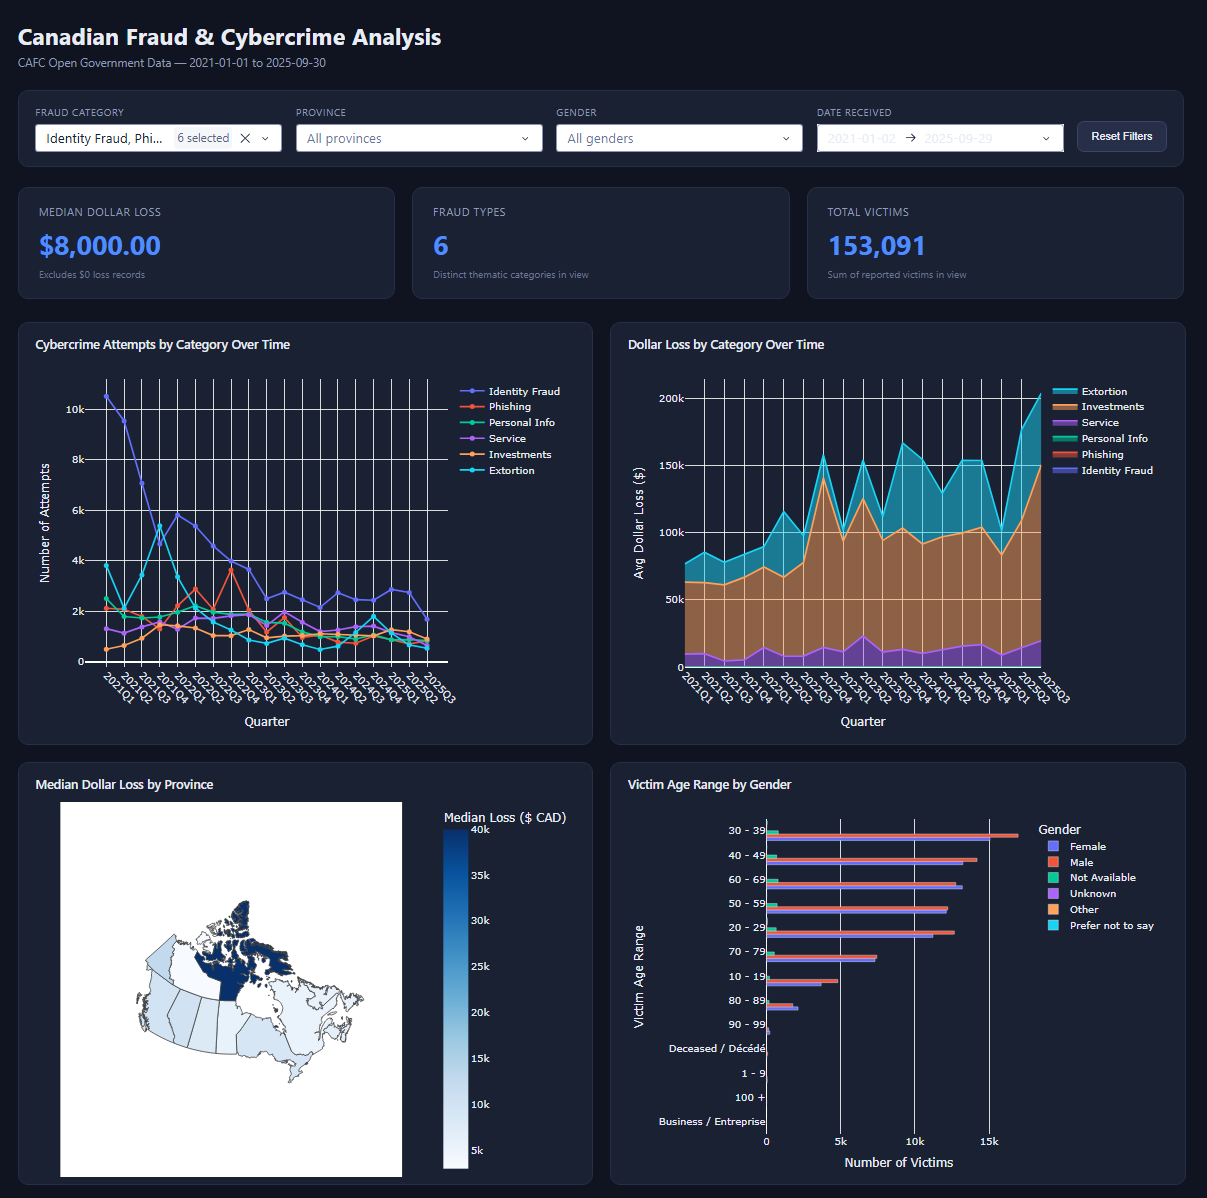

Write Python code to recreate this figure.
"""
Canadian Fraud and Cybercrime Analysis Dashboard

Run with:
    python dashboard.py

Then open http://127.0.0.1:8050 in a browser.

All KPIs and all four charts are driven by one shared filter bar
(Category, Province, Gender, Date Range) — changing any filter recomputes
every KPI and every chart against the same filtered slice of data.
"""

import json
import urllib.request

import pandas as pd
import plotly.express as px
import plotly.graph_objects as go
from dash import Dash, dcc, html, Input, Output

# ---------------------------------------------------------------------------
# Data loading & cleaning (mirrors analysis.ipynb)
# ---------------------------------------------------------------------------

CSV_PATH = "cafc-open-gouv-database-2021-01-01-to-2025-09-30-extracted-2025-10-01.csv"

data = pd.read_csv(CSV_PATH)

data.columns = [
    "Number ID", "Date Received",
    "Complaint Received Type", "Country", "Province",
    "Fraud and Cybercrime Thematic Categories", "Solicitation Method",
    "Gender", "Language of Correspondence",
    "Victim Age Range", "Complaint Type",
    "Number of Victims",
    "Dollar Loss",
]

data["Date Received"] = pd.to_datetime(data["Date Received"])
data["Victim Age Range"] = data["Victim Age Range"].str.strip("'")
data["Dollar Loss"] = (
    data["Dollar Loss"].astype(str).str.strip("$").str.replace(",", "").astype(float)
)

data["Country"].replace({
    "Bolivia, Plurinational State of": "Bolivia",
    "Congo, The Democratic Republic of the": "Congo",
    "France, Metropolitan": "France",
    "Iran, Islamic Republic of": "Iran",
    "Korea, Republic of": "South Korea",
    "Macedonia, The Former Yugoslav Republic of": "Macedonia",
    "Palestinian Territory, Occupied": "Palestinian",
    "Taiwan, Province of China": "Taiwan",
    "Tanzania, United Republic of": "Tanzania",
    "United States Minor Outlying Islands": "Others",
    "Not Specified": "Others",
    "Unknown": "Others",
    "Venezuela, Bolivarian Republic of": "Venezuela",
    "Viet Nam": "Vietnam",
    "Virgin Islands, British": "British Virgin Islands",
}, inplace=True)

data["Province"].replace("Not Specified", "Others", inplace=True)

# Fix two known mis-tagged US records (see analysis.ipynb)
mis_tagged_idx = data[
    (data["Country"] == "Canada")
    & (data["Province"].isin(["California", "Northern Mariana Islands"]))
].index
data.loc[mis_tagged_idx, "Country"] = "United States"

data["Quarter Date Received"] = data["Date Received"].dt.to_period("q").astype(str)

CATEGORY_COL = "Fraud and Cybercrime Thematic Categories"

CANADA_ZIP_MAP = {
    "Ontario": "ON", "Quebec": "QC", "Nova Scotia": "NS", "New Brunswick": "NB",
    "Manitoba": "MB", "British Columbia": "BC", "Prince Edward Island": "PE",
    "Saskatchewan": "SK", "Alberta": "AB", "Newfoundland And Labrador": "NL",
    "North West Territories": "NT", "Yukon": "YT", "Nunavut": "NU",
}
GEO_NAME_FIX = {
    "North West Territories": "Northwest Territories",
    "Yukon": "Yukon Territory",
    "Newfoundland And Labrador": "Newfoundland and Labrador",
}

GEOJSON_URL = (
    "https://raw.githubusercontent.com/codeforamerica/click_that_hood/"
    "master/public/data/canada.geojson"
)
try:
    with urllib.request.urlopen(GEOJSON_URL, timeout=10) as response:
        canada_geojson = json.loads(response.read().decode())
except Exception:
    canada_geojson = None

# ---------------------------------------------------------------------------
# Filter options / defaults
# ---------------------------------------------------------------------------

category_options = data[CATEGORY_COL].value_counts().index.tolist()
default_categories = category_options[:5]

province_options = list(CANADA_ZIP_MAP.keys()) + ["Others"]

gender_options = sorted(data["Gender"].dropna().unique().tolist())

min_date = data["Date Received"].min().date()
max_date = data["Date Received"].max().date()

# ---------------------------------------------------------------------------
# Filtering helper — every KPI and every chart reads from this
# ---------------------------------------------------------------------------


def filter_data(categories, provinces, genders, start_date, end_date):
    df = data
    if start_date:
        df = df[df["Date Received"] >= pd.to_datetime(start_date)]
    if end_date:
        df = df[df["Date Received"] <= pd.to_datetime(end_date)]
    if categories:
        df = df[df[CATEGORY_COL].isin(categories)]
    if provinces:
        df = df[df["Province"].isin(provinces)]
    if genders:
        df = df[df["Gender"].isin(genders)]
    return df


# ---------------------------------------------------------------------------
# Dash app
# ---------------------------------------------------------------------------

app = Dash(__name__)
app.title = "Canadian Fraud & Cybercrime Dashboard"
server = app.server

COLORS = {
    "bg": "#0f1420",
    "panel": "#1a2133",
    "text": "#e8ecf5",
    "muted": "#8f9bb3",
    "accent": "#4f8dff",
}

BASE_LAYOUT = dict(
    paper_bgcolor=COLORS["panel"],
    plot_bgcolor=COLORS["panel"],
    font_color=COLORS["text"],
    margin=dict(l=40, r=20, t=20, b=40),
    legend=dict(bgcolor="rgba(0,0,0,0)"),
)


def kpi_card(title, value_id, subtitle=None):
    children = [
        html.Div(title, className="kpi-title"),
        html.Div(id=value_id, className="kpi-value"),
    ]
    if subtitle:
        children.append(html.Div(subtitle, className="kpi-subtitle"))
    return html.Div(children, className="kpi-card")


def empty_figure(message):
    fig = go.Figure()
    fig.update_layout(
        **BASE_LAYOUT,
        xaxis={"visible": False},
        yaxis={"visible": False},
        annotations=[dict(text=message, showarrow=False, font=dict(color=COLORS["muted"]))],
    )
    return fig


# ---------------------------------------------------------------------------
# Layout
# ---------------------------------------------------------------------------

app.layout = html.Div(
    className="app-container",
    children=[
        html.Div(
            className="header",
            children=[
                html.H1("Canadian Fraud & Cybercrime Analysis"),
                html.P("CAFC Open Government Data — 2021-01-01 to 2025-09-30"),
            ],
        ),
        html.Div(
            className="filter-bar",
            children=[
                html.Div(
                    className="filter-control",
                    children=[
                        html.Label("Fraud Category"),
                        dcc.Dropdown(
                            id="category-filter",
                            options=[{"label": c, "value": c} for c in category_options],
                            value=default_categories,
                            multi=True,
                            placeholder="All categories",
                            className="dropdown",
                        ),
                    ],
                ),
                html.Div(
                    className="filter-control",
                    children=[
                        html.Label("Province"),
                        dcc.Dropdown(
                            id="province-filter",
                            options=[{"label": p, "value": p} for p in province_options],
                            value=[],
                            multi=True,
                            placeholder="All provinces",
                            className="dropdown",
                        ),
                    ],
                ),
                html.Div(
                    className="filter-control",
                    children=[
                        html.Label("Gender"),
                        dcc.Dropdown(
                            id="gender-filter",
                            options=[{"label": g, "value": g} for g in gender_options],
                            value=[],
                            multi=True,
                            placeholder="All genders",
                            className="dropdown",
                        ),
                    ],
                ),
                html.Div(
                    className="filter-control",
                    children=[
                        html.Label("Date Received"),
                        dcc.DatePickerRange(
                            id="date-filter",
                            min_date_allowed=min_date,
                            max_date_allowed=max_date,
                            start_date=min_date,
                            end_date=max_date,
                            display_format="YYYY-MM-DD",
                        ),
                    ],
                ),
                html.Button("Reset Filters", id="reset-filters", n_clicks=0, className="reset-btn"),
            ],
        ),
        html.Div(
            className="kpi-row",
            children=[
                kpi_card("Median Dollar Loss", "kpi-median-loss", "Excludes $0 loss records"),
                kpi_card("Fraud Types", "kpi-fraud-types", "Distinct thematic categories in view"),
                kpi_card("Total Victims", "kpi-total-victims", "Sum of reported victims in view"),
            ],
        ),
        html.Div(
            className="grid-2x2",
            children=[
                html.Div(
                    className="panel",
                    children=[
                        html.H3("Cybercrime Attempts by Category Over Time"),
                        dcc.Graph(id="attempts-over-time", config={"displayModeBar": False}),
                    ],
                ),
                html.Div(
                    className="panel",
                    children=[
                        html.H3("Dollar Loss by Category Over Time"),
                        dcc.Graph(id="stacked-area-loss", config={"displayModeBar": False}),
                    ],
                ),
                html.Div(
                    className="panel",
                    children=[
                        html.H3("Median Dollar Loss by Province"),
                        dcc.Graph(id="province-map", config={"displayModeBar": False}),
                    ],
                ),
                html.Div(
                    className="panel",
                    children=[
                        html.H3("Victim Age Range by Gender"),
                        dcc.Graph(id="age-gender-plot", config={"displayModeBar": False}),
                    ],
                ),
            ],
        ),
    ],
)


# ---------------------------------------------------------------------------
# Reset button -> clears every filter control
# ---------------------------------------------------------------------------

@app.callback(
    Output("category-filter", "value"),
    Output("province-filter", "value"),
    Output("gender-filter", "value"),
    Output("date-filter", "start_date"),
    Output("date-filter", "end_date"),
    Input("reset-filters", "n_clicks"),
    prevent_initial_call=True,
)
def reset_filters(_):
    return default_categories, [], [], min_date, max_date


# ---------------------------------------------------------------------------
# Main callback — one filtered dataframe feeds every KPI and every chart
# ---------------------------------------------------------------------------

@app.callback(
    Output("kpi-median-loss", "children"),
    Output("kpi-fraud-types", "children"),
    Output("kpi-total-victims", "children"),
    Output("attempts-over-time", "figure"),
    Output("stacked-area-loss", "figure"),
    Output("province-map", "figure"),
    Output("age-gender-plot", "figure"),
    Input("category-filter", "value"),
    Input("province-filter", "value"),
    Input("gender-filter", "value"),
    Input("date-filter", "start_date"),
    Input("date-filter", "end_date"),
)
def update_dashboard(categories, provinces, genders, start_date, end_date):
    df = filter_data(categories, provinces, genders, start_date, end_date)

    # ---- KPIs ----
    nonzero_loss = df.loc[df["Dollar Loss"] != 0, "Dollar Loss"]
    median_loss = nonzero_loss.median() if not nonzero_loss.empty else 0
    fraud_types = df[CATEGORY_COL].nunique()
    total_victims = int(df["Number of Victims"].sum())

    kpi_median = f"${median_loss:,.2f}"
    kpi_types = f"{fraud_types:,}"
    kpi_victims = f"{total_victims:,}"

    if df.empty:
        no_data = empty_figure("No records match the current filters")
        return kpi_median, kpi_types, kpi_victims, no_data, no_data, no_data, no_data

    # ---- Shared time axis (respects the date filter) ----
    quarters_axis = sorted(df["Quarter Date Received"].unique())

    # ---- Attempts by category over time ----
    cats_for_trend = categories if categories else df[CATEGORY_COL].value_counts().nlargest(5).index.tolist()
    fig_attempts = go.Figure()
    for cat in cats_for_trend:
        sub = (
            df[df[CATEGORY_COL] == cat]["Quarter Date Received"]
            .value_counts()
            .reindex(quarters_axis, fill_value=0)
            .sort_index()
        )
        fig_attempts.add_trace(go.Scatter(x=quarters_axis, y=sub.values, mode="lines+markers", name=cat))
    fig_attempts.update_layout(**BASE_LAYOUT, xaxis_title="Quarter", yaxis_title="Number of Attempts")
    fig_attempts.update_xaxes(tickangle=45)

    # ---- Stacked area: dollar loss by category over time ----
    if categories:
        cats_for_area = categories
    else:
        cats_for_area = (
            df[df["Dollar Loss"] != 0].groupby(CATEGORY_COL)["Dollar Loss"].mean().nlargest(5).index.tolist()
        )
    fig_area = go.Figure()
    for cat in cats_for_area:
        sub = (
            df[(df[CATEGORY_COL] == cat) & (df["Dollar Loss"] != 0)]
            .groupby("Quarter Date Received")["Dollar Loss"]
            .mean()
            .reindex(quarters_axis)
            .fillna(0)
        )
        fig_area.add_trace(
            go.Scatter(x=quarters_axis, y=sub.values, mode="lines", stackgroup="one", name=cat)
        )
    fig_area.update_layout(**BASE_LAYOUT, xaxis_title="Quarter", yaxis_title="Avg Dollar Loss ($)")
    fig_area.update_xaxes(tickangle=45)

    # ---- Province choropleth ----
    if canada_geojson is None:
        fig_map = empty_figure("Map data unavailable (no internet access)")
    else:
        canada_df = df[(df["Country"] == "Canada") & (df["Province"].isin(CANADA_ZIP_MAP.keys()))]
        loss_by_province = (
            canada_df[canada_df["Dollar Loss"] != 0].groupby("Province")["Dollar Loss"].median()
        )
        province_summary = pd.DataFrame({"Province": list(CANADA_ZIP_MAP.keys())})
        province_summary["Dollar Loss"] = province_summary["Province"].map(loss_by_province).fillna(0)
        province_summary["Abbreviation"] = province_summary["Province"].map(CANADA_ZIP_MAP)
        province_summary["Formatted Loss"] = province_summary["Dollar Loss"].apply(lambda x: f"${x:,.2f}")
        province_summary["GeoName"] = province_summary["Province"].replace(GEO_NAME_FIX)

        fig_map = px.choropleth(
            province_summary,
            geojson=canada_geojson,
            locations="GeoName",
            featureidkey="properties.name",
            color="Dollar Loss",
            hover_name="Province",
            hover_data={"Abbreviation": True, "Dollar Loss": False, "Formatted Loss": True, "GeoName": False},
            color_continuous_scale="Blues",
            labels={"Dollar Loss": "Median Loss ($ CAD)"},
        )
        fig_map.update_geos(visible=False, projection_type="conic conformal", fitbounds="locations")
        map_layout = {**BASE_LAYOUT, "margin": dict(l=0, r=0, t=0, b=0)}
        fig_map.update_layout(**map_layout)

    # ---- Victim age range by gender ----
    age_sub = df[
        (df["Victim Age Range"] != "Not Available / non disponible") & (~df["Victim Age Range"].isna())
    ]
    if age_sub.empty:
        fig_age = empty_figure("No victim age data for current filters")
    else:
        counts = age_sub.groupby(["Victim Age Range", "Gender"]).size().reset_index(name="Count")
        fig_age = px.bar(
            counts,
            x="Count",
            y="Victim Age Range",
            color="Gender",
            orientation="h",
            barmode="group",
        )
        fig_age.update_layout(**BASE_LAYOUT, xaxis_title="Number of Victims", yaxis_title="Victim Age Range")
        fig_age.update_yaxes(categoryorder="total ascending")

    return kpi_median, kpi_types, kpi_victims, fig_attempts, fig_area, fig_map, fig_age


if __name__ == "__main__":
    app.run(debug=True)
